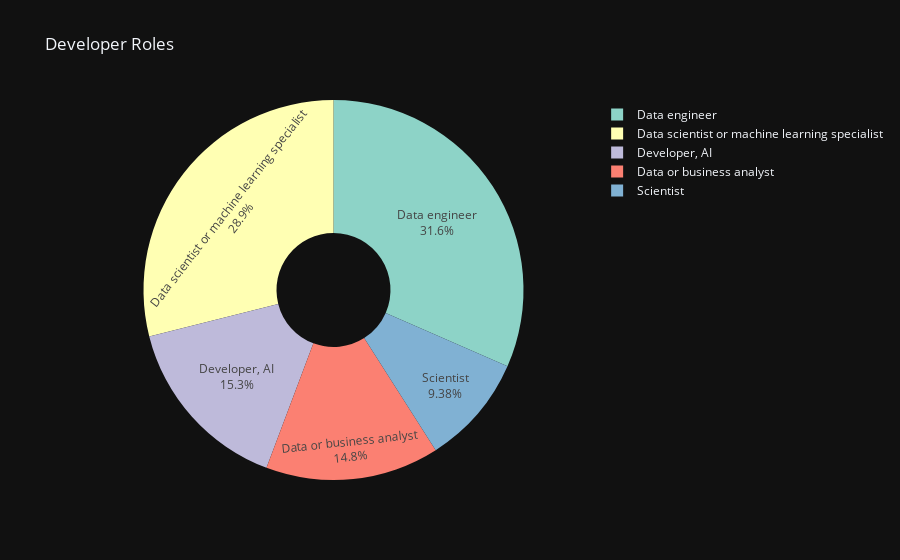

The code cell stored with this chart in its notebook:
### Markdown cell above
# 1. Understand Data Scientist Developers

To explain what data scientists have in common, we will split the `DevType` column, to look only on some specific roles like `Data or business analyst`, `Data scientist or machine learning specialist`, `Data engineer`, `Developer, AI`, `Scientist`. Then we will create a pie chart to visualize the distribution of these roles among data scientists.

# Pie Chart

We can see on the Pie chart that the most common role among data scientists is `Data Engineer`, followed by `Data scientist or machine learning specialist`, ...

### Code cell
import plotly.graph_objects as go
import plotly.express as px

disciplines = [
    "Data or business analyst",
    "Data scientist or machine learning specialist",
    "Data engineer",
    "Developer, AI",
    "Scientist"
]

df_ai = df[df["DevType"].str.contains("|".join(disciplines), na=False)]
devtype_counts = df_ai["DevType"].value_counts()

fig = go.Figure(data=[go.Pie(labels=devtype_counts.index, 
                             values=devtype_counts.values, 
                             textinfo='percent+label', 
                             marker=dict(colors=px.colors.qualitative.Set3),
                             hole=.3)])

fig.update_layout(title_text='Developer Roles')

fig.show()

### Figure 1 — Plotly figure (JSON) as saved in the notebook; plotly's stock layout.template omitted (floating-point values rounded to 4 significant figures)
{"data": [{"hole": 0.3, "labels": ["Data engineer", "Data scientist or machine learning specialist", "Developer, AI", "Data or business analyst", "Scientist"], "marker": {"colors": ["rgb(141,211,199)", "rgb(255,255,179)", "rgb(190,186,218)", "rgb(251,128,114)", "rgb(128,177,211)", "rgb(253,180,98)", "rgb(179,222,105)", "rgb(252,205,229)", "rgb(217,217,217)", "rgb(188,128,189)", "rgb(204,235,197)", "rgb(255,237,111)"]}, "textinfo": "percent+label", "values": [1118, 1024, 543, 523, 332], "type": "pie"}], "layout": {"title": {"text": "Developer Roles"}}}
